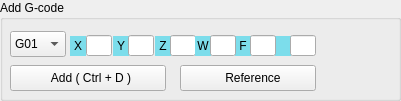
     <widget class="QGroupBox" name="gbAddGcode">
      <property name="geometry">
       <rect>
        <x>470</x>
        <y>75</y>
        <width>401</width>
        <height>101</height>
       </rect>
      </property>
      <property name="title">
       <string>Add G-code</string>
      </property>
      <widget class="QLabel" name="lbAg1">
       <property name="geometry">
        <rect>
         <x>70</x>
         <y>36</y>
         <width>16</width>
         <height>20</height>
        </rect>
       </property>
       <property name="styleSheet">
        <string notr="true">background-color: rgb(124, 221, 235);</string>
       </property>
       <property name="text">
        <string>X</string>
       </property>
       <property name="alignment">
        <set>Qt::AlignCenter</set>
       </property>
      </widget>
      <widget class="QLineEdit" name="leAg6">
       <property name="geometry">
        <rect>
         <x>290</x>
         <y>35</y>
         <width>26</width>
         <height>21</height>
        </rect>
       </property>
       <property name="text">
        <string/>
       </property>
       <property name="readOnly">
        <bool>false</bool>
       </property>
      </widget>
      <widget class="QLabel" name="lbAg2">
       <property name="geometry">
        <rect>
         <x>113</x>
         <y>36</y>
         <width>16</width>
         <height>20</height>
        </rect>
       </property>
       <property name="styleSheet">
        <string notr="true">background-color: rgb(124, 221, 235);</string>
       </property>
       <property name="text">
        <string>Y</string>
       </property>
       <property name="alignment">
        <set>Qt::AlignCenter</set>
       </property>
      </widget>
      <widget class="QLineEdit" name="leAg5">
       <property name="geometry">
        <rect>
         <x>250</x>
         <y>35</y>
         <width>26</width>
         <height>21</height>
        </rect>
       </property>
       <property name="text">
        <string/>
       </property>
       <property name="readOnly">
        <bool>false</bool>
       </property>
      </widget>
      <widget class="QLabel" name="lbAg3">
       <property name="geometry">
        <rect>
         <x>155</x>
         <y>36</y>
         <width>16</width>
         <height>20</height>
        </rect>
       </property>
       <property name="styleSheet">
        <string notr="true">background-color: rgb(124, 221, 235);</string>
       </property>
       <property name="text">
        <string>Z</string>
       </property>
       <property name="alignment">
        <set>Qt::AlignCenter</set>
       </property>
      </widget>
      <widget class="QLabel" name="lbAg5">
       <property name="geometry">
        <rect>
         <x>235</x>
         <y>36</y>
         <width>16</width>
         <height>20</height>
        </rect>
       </property>
       <property name="styleSheet">
        <string notr="true">background-color: rgb(124, 221, 235);</string>
       </property>
       <property name="text">
        <string>F</string>
       </property>
       <property name="alignment">
        <set>Qt::AlignCenter</set>
       </property>
      </widget>
      <widget class="QLabel" name="lbAg6">
       <property name="geometry">
        <rect>
         <x>275</x>
         <y>36</y>
         <width>16</width>
         <height>20</height>
        </rect>
       </property>
       <property name="styleSheet">
        <string notr="true">background-color: rgb(124, 221, 235);</string>
       </property>
       <property name="text">
        <string/>
       </property>
      </widget>
      <widget class="QLineEdit" name="leAg3">
       <property name="geometry">
        <rect>
         <x>170</x>
         <y>35</y>
         <width>26</width>
         <height>21</height>
        </rect>
       </property>
       <property name="text">
        <string/>
       </property>
       <property name="readOnly">
        <bool>false</bool>
       </property>
      </widget>
      <widget class="QLabel" name="lbAg4">
       <property name="geometry">
        <rect>
         <x>195</x>
         <y>36</y>
         <width>16</width>
         <height>20</height>
        </rect>
       </property>
       <property name="styleSheet">
        <string notr="true">background-color: rgb(124, 221, 235);</string>
       </property>
       <property name="text">
        <string>W</string>
       </property>
       <property name="alignment">
        <set>Qt::AlignCenter</set>
       </property>
      </widget>
      <widget class="QLineEdit" name="leAg4">
       <property name="geometry">
        <rect>
         <x>210</x>
         <y>35</y>
         <width>26</width>
         <height>21</height>
        </rect>
       </property>
       <property name="text">
        <string/>
       </property>
       <property name="readOnly">
        <bool>false</bool>
       </property>
      </widget>
      <widget class="QLineEdit" name="leAg2">
       <property name="geometry">
        <rect>
         <x>128</x>
         <y>35</y>
         <width>26</width>
         <height>21</height>
        </rect>
       </property>
       <property name="text">
        <string/>
       </property>
       <property name="readOnly">
        <bool>false</bool>
       </property>
      </widget>
      <widget class="QLineEdit" name="leAg1">
       <property name="geometry">
        <rect>
         <x>86</x>
         <y>35</y>
         <width>26</width>
         <height>21</height>
        </rect>
       </property>
       <property name="font">
        <font>
         <pointsize>8</pointsize>
        </font>
       </property>
       <property name="text">
        <string/>
       </property>
       <property name="readOnly">
        <bool>false</bool>
       </property>
      </widget>
      <widget class="QPushButton" name="pbGcodeReference">
       <property name="geometry">
        <rect>
         <x>180</x>
         <y>65</y>
         <width>136</width>
         <height>26</height>
        </rect>
       </property>
       <property name="toolTip">
        <string extracomment="Accel">Gcode Reference</string>
       </property>
       <property name="text">
        <string>   Reference</string>
       </property>
       <property name="icon">
        <iconset>
         <normaloff>icon/Help_16px.png</normaloff>icon/Help_16px.png</iconset>
       </property>
      </widget>
      <widget class="QPushButton" name="pbAddGcode">
       <property name="geometry">
        <rect>
         <x>10</x>
         <y>65</y>
         <width>156</width>
         <height>26</height>
        </rect>
       </property>
       <property name="text">
        <string>  Add ( Ctrl + D )</string>
       </property>
       <property name="icon">
        <iconset>
         <normaloff>icon/new.png</normaloff>icon/new.png</iconset>
       </property>
       <property name="shortcut">
        <string>Ctrl+D</string>
       </property>
       <property name="autoDefault">
        <bool>false</bool>
       </property>
       <property name="default">
        <bool>false</bool>
       </property>
       <property name="flat">
        <bool>false</bool>
       </property>
      </widget>
      <widget class="QComboBox" name="cbGcode">
       <property name="geometry">
        <rect>
         <x>10</x>
         <y>31</y>
         <width>56</width>
         <height>26</height>
        </rect>
       </property>
       <item>
        <property name="text">
         <string>G01</string>
        </property>
       </item>
       <item>
        <property name="text">
         <string>G02</string>
        </property>
       </item>
       <item>
        <property name="text">
         <string>G03</string>
        </property>
       </item>
       <item>
        <property name="text">
         <string>G05</string>
        </property>
       </item>
       <item>
        <property name="text">
         <string>G28</string>
        </property>
       </item>
       <item>
        <property name="text">
         <string>M03</string>
        </property>
       </item>
       <item>
        <property name="text">
         <string>M04</string>
        </property>
       </item>
       <item>
        <property name="text">
         <string>M05</string>
        </property>
       </item>
       <item>
        <property name="text">
         <string>M204</string>
        </property>
       </item>
      </widget>
      <zorder>lbAg1</zorder>
      <zorder>lbAg2</zorder>
      <zorder>lbAg3</zorder>
      <zorder>lbAg5</zorder>
      <zorder>lbAg6</zorder>
      <zorder>leAg3</zorder>
      <zorder>lbAg4</zorder>
      <zorder>leAg4</zorder>
      <zorder>leAg2</zorder>
      <zorder>leAg1</zorder>
      <zorder>pbGcodeReference</zorder>
      <zorder>pbAddGcode</zorder>
      <zorder>cbGcode</zorder>
      <zorder>leAg6</zorder>
      <zorder>leAg5</zorder>
     </widget>
